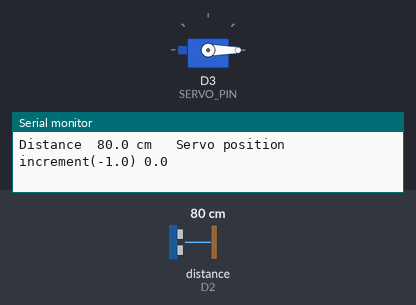
The sketch below on a simulated ESP8266 (Wemos D1 mini). Shown: servo, the last lines printed to the serial monitor. Inputs (shaded band) come from the test bench; at power-on: distance to the obstacle (sensor on D2) 80 cm. The echo pulse lasts 58.3 µs per cm.

Above: at 1.6 s.
1.7 s: distance to the obstacle (sensor on D2) set to 54 cm
3.2 s: distance to the obstacle (sensor on D2) set to 44 cm
At 4.6 s:
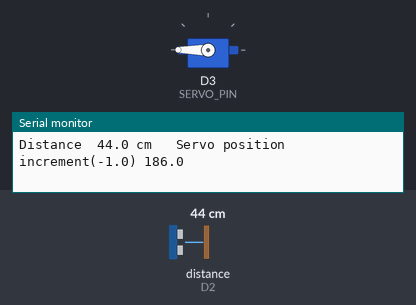
At 6.49 s:
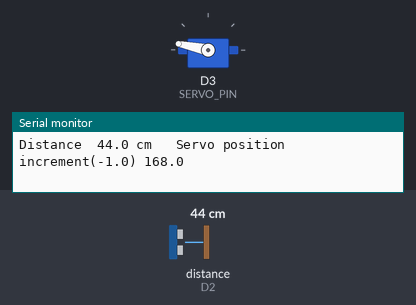
Timing chart, 0 to 24.2 s (numbered marks = the images above; inputs shaded):
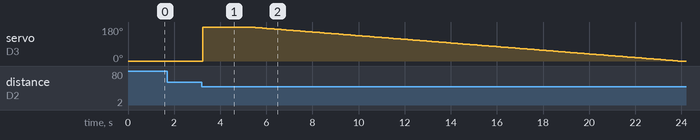

Measured:
- the behaviour switches between 50 and 49 cm on distance to the obstacle (sensor on D2) (found by bisection; images 0 and 1)
- after the input at 3.2 s, servo on D3 (SERVO_PIN): 0° → 180° at once, → 179° 2.1 s later, → 178° 0.10 s later, → 177° 0.10 s later, … (181 changes in this stretch)

The sketch:

Wemos-D1-HandwashTimerServo.ino
```cpp
#include <Arduino.h>
#include <HCSR04.h>
#include <Servo.h>

/*
 * This is a Demo Code for a 20-seconds Hand Wash Timer.
 * If you get closer to the sonar distance sensor a timer starts
 * and counts down from 20seconds to zero.
 *
 * Displaing the timer is done with a standard Servo
 *
 *
 *
 * Used Hardware:
 *    the cost for the electronic parts is about 7€
 *    based on bying 10 sets
 *
 *
 * D1 mini - Mini NodeMcu 4M bytes Lua WIFI Internet of Things development board based ESP8266 WeMos
 *    https://www.aliexpress.com/item/32651256441.html
 *    price: 2.216€
 *
 * HC-SR04 to world Ultrasonic Wave Detector Ranging Module for arduino Distance Sensor
 *    https://www.aliexpress.com/item/32786749709.html
 *    price: 0.782€
 *
 * Micro Servo Motor For Robot or RC Airplane SG90 9G
 *    https://www.aliexpress.com/item/4000093416296.html
 *    price: 1.090€
 *
 * Mini Breadboard kit for Arduino
 *    https://www.aliexpress.com/item/32564367417.htm
 *    price: 0.270€
 *
 * Dupont Line (small connection Wired)
 *    https://www.aliexpress.com/item/32956301840.html
 *    price for 40pins: 1.52€
 *    Need
 *      - one set Male - Male
 *      - one set Male - Female
 *
 * First Try for a housing (Simple copy paste from others)
 *    https://github.com/JoergOstertag/openScad/tree/master/HandwashTimer
 *    printing takes about 3h
 *    Material Cost about 1.46€
 */

// The Distance Sensor is directly attached to the pins
#define SR04_TRIGGER D1
#define SR04_ECHO D2

#define SERVO_PIN D3


// THe Distance where the timer gets started normal
#define DISTANCE_TIMER_START 50.0

// The distance where you can trigger a timer Reset.
// This starts the timer again each time you get nearer than this distance
#define DISTANCE_TIMER_RESET 10.0


// Initialize sensor that uses digital pins for trigger and echo.
UltraSonicDistanceSensor distanceSensor(SR04_TRIGGER, SR04_ECHO);

Servo myservo;  // create servo object to control a servo

#define DELAY 100.0
// #define WASH_TIME_SEC 20.0
#define WASH_TIME_SEC 20.0

#define SERVO_POSITION_MAX 200.0
#define SERVO_POSITION_MIN 0.0
#define SERVO_POSITION_INCREMENT (SERVO_POSITION_MAX - SERVO_POSITION_MIN) / -WASH_TIME_SEC * ( DELAY/1000.0 )

float servoPosition=SERVO_POSITION_MIN;

void setup () {
    Serial.begin(115200);  // We initialize serial connection so that we could print values from sensor.

    servoPosition= SERVO_POSITION_MIN;

    myservo.attach(SERVO_PIN);  // attaches the servo to the servo object
    servoSet(servoPosition);
    delay(400);
    myservo.detach();  // attaches the servo to the servo object
}

void servoSet(int servoPosition){
    myservo.write(servoPosition);
}


void loop () {
    // do a measurement using the sensor and print the distance in centimeters.
    double dist= distanceSensor.measureDistanceCm();

    if ( dist > 3.0 ){ // Distance of a standerd HCSR04 Sensor can not be below 2.3 cm

        // If Servo is not triggered yet and you are nearer than 1m
        if ( servoPosition <= SERVO_POSITION_MIN && dist < DISTANCE_TIMER_START ){
          Serial.println("Timer started");
          servoPosition=SERVO_POSITION_MAX;
          myservo.attach(SERVO_PIN);  // attaches the servo to the servo object
        }

        // This is a nice to have addition
        // If Servo is already triggered yet and you are nearer than 10cm
        if ( dist < DISTANCE_TIMER_RESET ){
          Serial.printf("Timer started nearer than %.0f cm\n",DISTANCE_TIMER_RESET);
          servoPosition=SERVO_POSITION_MAX;
          myservo.attach(SERVO_PIN);  // attaches the servo to the servo object
        }
    }

    // If timer is on ==> move the servoas
    if ( servoPosition > SERVO_POSITION_MIN){
        servoPosition += SERVO_POSITION_INCREMENT;
        servoSet(servoPosition);

        // Next Part is a nice to have
        // detach Servo if currently not in use
        if ( servoPosition == SERVO_POSITION_MIN ){
          delay(400); // Wait a little bit to be sure it is in MIN position
          myservo.detach();  // attaches the servo to the servo object
        }
    }

    Serial.printf("Distance %5.1f cm   Servo position increment(%.1f) %.1f\n",dist,SERVO_POSITION_INCREMENT,servoPosition);

    // Wait alittle bit so we get a correct timing
    delay(DELAY);
}
```
